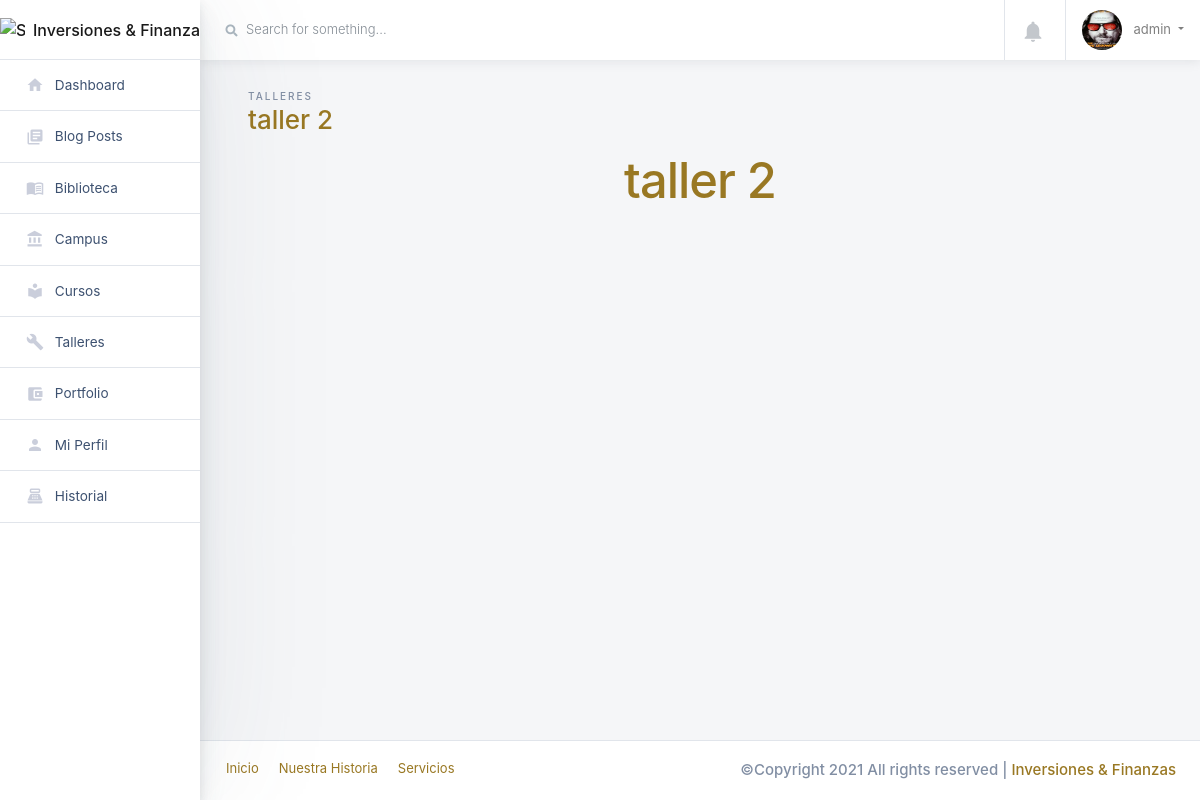
/muro/Taller/2/ (signed in), run on the app's committed database.
### usuario/models.py (models this page shows, shortened)
class MyUser(AbstractUser):
    first_name = models.CharField("Nombre", max_length=150, blank=True)
    last_name = models.CharField("Apellidos", max_length=150, blank=True)
    pais = CountryField("País de origen", null=True, blank=True)
    telefono = PhoneNumberField("Número telefónico", null=True, blank=True)
    is_admin = models.BooleanField(default=False)
    is_staff = models.BooleanField(default=False)
    is_active = models.BooleanField(default=False)

### perfil/models.py (models this page shows, shortened)
class Perfil (models.Model):
    user = models.OneToOneField(MyUser,on_delete=models.CASCADE)
    edad = models.DateField("Fecha de nacimiento", null=True, blank=True)
    ciudad = models.CharField("Ciudad de origen", max_length=150,null=True, blank=True)
    foto_perfil = models.ImageField("Foto de perfil", upload_to='avatar/', default="inversorinteligente.png")
    bio = RichTextField("Descripción", null=True, blank=True)
    facebook = models.CharField("Link de tu Facebook",max_length=3000,  null=True, blank=True)
    twitter = models.CharField("Link de tu Twitter", max_length=3000, null=True, blank=True)
    tiktok = models.CharField("Link de tu Tiktok", max_length=3000, null=True, blank=True)
    instagram = models.CharField("Link de tu Instagram", max_length=3000, null=True, blank=True)
    pinterest = models.CharField("Link de tu Pinterest",max_length=3000, null=True, blank=True)

### escuela/models.py (models this page shows, shortened)
class talleres(models.Model):
    titulo = models.CharField(max_length=150,null=True, blank=True)
    resumen = RichTextField(null=True, blank=True)
    genero = models.ForeignKey(generos, blank=True, on_delete=models.PROTECT, null=True)
    herramienta = models.FileField(upload_to='taller/',null=True, blank=True)
    contenido_taller = RichTextField(null=True, blank=True)
    audio = models.FileField(upload_to='taller/',null=True, blank=True)
    pdf_ejercicio = models.FileField(upload_to='taller/',null=True, blank=True)
    pdf_correcion = models.FileField(upload_to='taller/',null=True, blank=True)
    alumnos = models.ManyToManyField(MyUser, blank=True)
    curso_relacionado = models.OneToOneField(cursos, null=True, blank=True, on_delete=models.PROTECT)
    image = models.ImageField (upload_to='taller/',null=True, blank=True)
    fecha_publicacion = models.DateTimeField(auto_now_add=True)

### muro/views.py (the view)
# urls.py: path('Taller/<int:pk>/', Taller.as_view(), name="Taller"),
class Taller (LoginRequiredMixin, DetailView):
    model = talleres
    template_name = 'uni/taller.html'
    context_object_name = "taller"

### notifs/views.py (called while the page is built)
def CountNotifications(request):
	count_notifications = 0
	if request.user.is_authenticated:
		count_notifications = Notifs.objects.filter(user=request.user, is_seen=False).count()
	return {'count_notifications':count_notifications}

### web/templatetags/extra.py (called while the page is built)
@register.filter(name='has_group')
def has_group(user, group_name):
    group = Group.objects.get(name=group_name)
    return True if group in user.groups.all() else False

### muro/templates/uni/taller.html (shortened to what this page needs)
{% extends "layouts/base.html" %}
{% load static %}
{% load humanize %}
{% block content %}
<div class="main-content-container container-fluid px-4">
  <div class="main-content-container container-fluid px-4">
      <div class="page-header row no-gutters py-4">
        <div class="col-12 col-sm-4 text-center text-sm-left mb-0">
          <span class="text-uppercase page-subtitle">Talleres</span>
          <h3 class="page-title">{{taller.titulo}}</h3>
        </div>
      </div>
      <div class="col-12">
        <div class="section-heading text-center white">
            <h1><strong>{{taller.titulo}}</strong></h1>
      </div>
    </div>
  </div>
</div>
{% endblock content %}

### muro/templates/includes/navigation.html (shortened to what this page needs)
{% load static %}
{% load extra %}
          <div class="main-navbar sticky-top bg-white">
              <nav class="navbar align-items-stretch navbar-light flex-md-nowrap p-0">
                <form action="#" method="GET" class="main-navbar__search w-100 d-none d-md-flex d-lg-flex">
                  <div class="input-group input-group-seamless ml-3">
                    <div class="input-group-prepend">
                      <div class="input-group-text">
                        <i class="fas fa-search"></i>
                      </div>
                    </div>
                    <input class="navbar-search form-control" type="text" placeholder="Search for something..." aria-label="Search"> </div>
                </form>
                {% if user.is_authenticated %}
                  <ul class="navbar-nav border-left flex-row ">
                    <li class="nav-item border-right dropdown notifications">
                      <a class="nav-link nav-link-icon text-center" href="#" role="button" id="dropdownMenuLink" data-toggle="dropdown" aria-haspopup="true" aria-expanded="false">
                        <div class="nav-link-icon__wrapper">
                          <i class="material-icons">&#xE7F4;</i>
                        </div>
                      </a>
                    </li>
                    <li class="nav-item dropdown">
                      <a class="nav-link dropdown-toggle text-nowrap px-3" data-toggle="dropdown" href="#" role="button" aria-haspopup="true" aria-expanded="false">
                      {% if user.perfil.foto_perfil %}
                        <img class="user-avatar rounded-circle mr-2" src="{{ user.perfil.foto_perfil.url }}" alt="User Avatar" style="width: 40px; height: 40px;">
                      {% else %}
                        <img class="user-avatar rounded-circle mr-2" src="{% static 'website/img/core-img/inversorinteligente.png' %}" alt="User Avatar" style="width: 40px; height: 40px;">
                      {% endif %}
                        <span class="d-none d-md-inline-block">
                          {{ request.user.username }}
                        </span>
                        {% if request.user|has_group:"comentador" %}
                      </a>
                      <div class="dropdown-menu dropdown-menu-small">
                        <a class="dropdown-item" href="{% url 'perfil' %}">
                          <i class="material-icons">&#xE7FD;</i>Perfil</a>
                        <div class="dropdown-divider"></div>
                        <a class="dropdown-item text-danger" href={% url 'logout' %} >
                          <i class="material-icons text-danger">&#xE879;</i> Logout </a>
                      </div>
                      {% else %}
                      </a>
                      {% endif %}
                    </li>
                  </ul>
                {% endif %}
              </nav>
          </div>

### data on the page
MyUser: perfil.foto_perfil (picture), user.username "admin"
talleres: titulo "taller 2"
